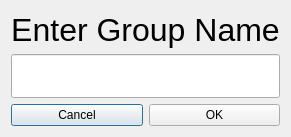
<?xml version="1.0" encoding="UTF-8"?>
<ui version="4.0">
 <class>GroupDialog</class>
 <widget class="QDialog" name="GroupDialog">
  <property name="geometry">
   <rect>
    <x>0</x>
    <y>0</y>
    <width>246</width>
    <height>137</height>
   </rect>
  </property>
  <property name="windowTitle">
   <string>Dialog</string>
  </property>
  <layout class="QGridLayout" name="gridLayout_2">
   <item row="0" column="0">
    <layout class="QGridLayout" name="gridLayout">
     <item row="0" column="0">
      <widget class="QLabel" name="label">
       <property name="font">
        <font>
         <pointsize>24</pointsize>
        </font>
       </property>
       <property name="text">
        <string>Enter Group Name</string>
       </property>
       <property name="alignment">
        <set>Qt::AlignCenter</set>
       </property>
      </widget>
     </item>
     <item row="1" column="0">
      <widget class="QLineEdit" name="lineEdit">
       <property name="font">
        <font>
         <pointsize>24</pointsize>
        </font>
       </property>
      </widget>
     </item>
     <item row="2" column="0">
      <layout class="QHBoxLayout" name="horizontalLayout">
       <item>
        <widget class="QPushButton" name="Cancel">
         <property name="text">
          <string>Cancel</string>
         </property>
        </widget>
       </item>
       <item>
        <widget class="QPushButton" name="OK">
         <property name="text">
          <string>OK</string>
         </property>
        </widget>
       </item>
      </layout>
     </item>
    </layout>
   </item>
  </layout>
 </widget>
 <resources/>
 <connections/>
</ui>
